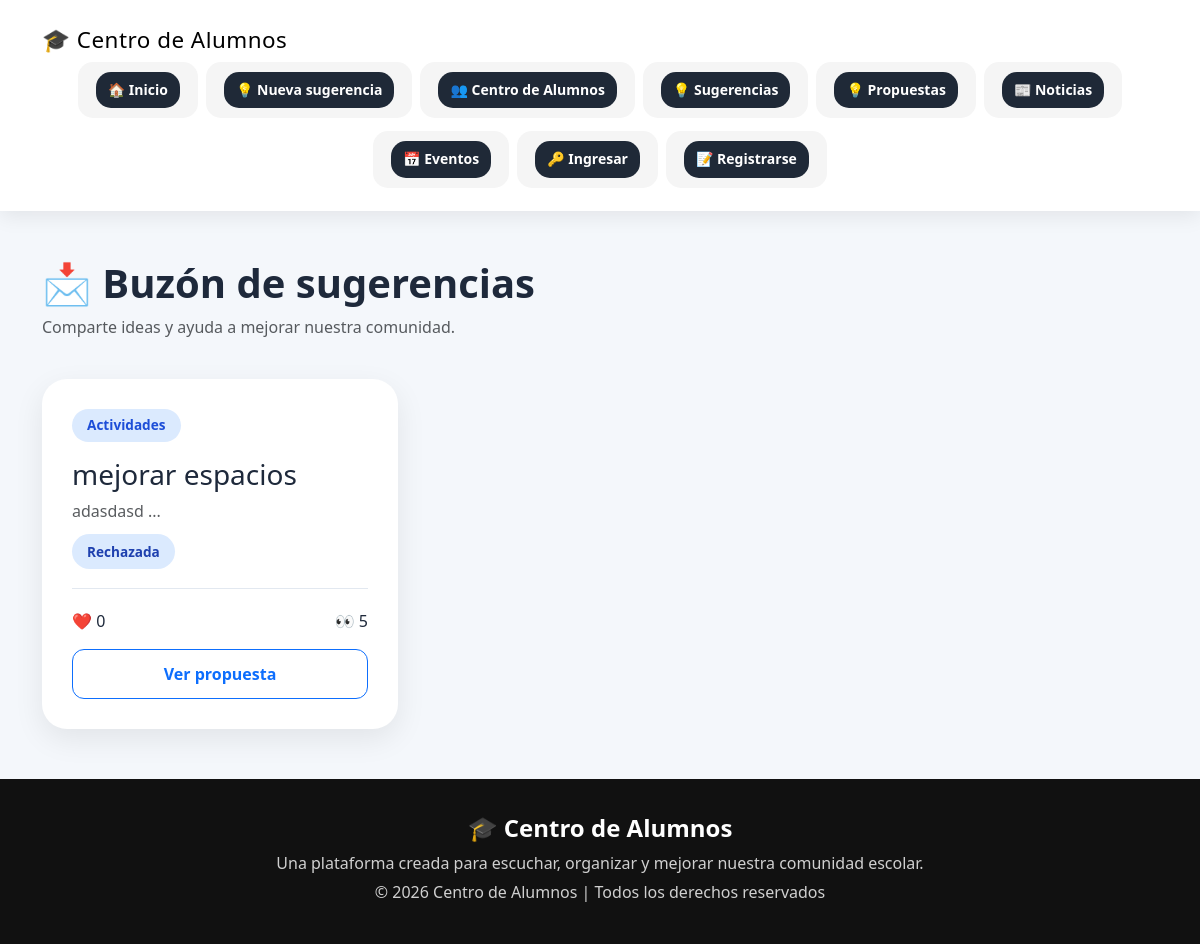
The app's page /sugerencias with its own data.
### models.py (models this page shows)
class Sugerencia(db.Model):
    id = db.Column(
        db.Integer,
        primary_key=True
    )
    titulo = db.Column(
        db.String(200),
        nullable=False
    )
    descripcion = db.Column(
        db.Text,
        nullable=False
    )
    categoria = db.Column(
        db.String(100)
    )
    imagen = db.Column(
        db.String(200)
    )
    estado = db.Column(
        db.String(50),
        default="Pendiente"
    )
    fecha = db.Column(
        db.DateTime,
        default=datetime.utcnow
    )
    vistas = db.Column(
        db.Integer,
        default=0
    )
    usuario_id = db.Column(
        db.Integer,
        db.ForeignKey("usuario.id"),
        nullable=False
    )
    comentarios = db.relationship(
        "Comentario",
        backref="sugerencia",
        lazy=True,
        cascade="all, delete"
    )
    apoyos = db.relationship(
        "Apoyo",
        backref="sugerencia",
        lazy=True,
        cascade="all, delete"
    )
    @property
    def cantidad_apoyos(self):
        return len(self.apoyos)

### routes/sugerencias.py (the view)
@sugerencias.route("/sugerencias")
def lista():
    todas = (
        Sugerencia.query
        .order_by(Sugerencia.fecha.desc())
        .all()
    )
    return render_template(
        "sugerencias.html",
        sugerencias=todas
    )

### templates/sugerencias.html (shortened to what this page needs)
{% extends "base.html" %}
{% block content %}
<section class="container mt-5 mb-5">
<div class="d-flex justify-content-between align-items-center mb-4">
<div>
<h1 class="fw-bold">
📩 Buzón de sugerencias
</h1>
<p class="text-muted">
Comparte ideas y ayuda a mejorar nuestra comunidad.
</p>
</div>
</div>
<div class="row g-4">
{% for sugerencia in sugerencias %}
<div class="col-md-6 col-lg-4">
<div class="suggestion-box">
<span class="category-badge">
{{ sugerencia.categoria }}
</span>
<h3 class="mt-3">
{{ sugerencia.titulo }}
</h3>
<p class="text-muted">
{{ sugerencia.descripcion[:180] }}
...
</p>
<div class="mb-3">
<span class="status status-review">
{{ sugerencia.estado }}
</span>
</div>
<div class="interaction-bar">
<span>
❤️ {{ sugerencia.cantidad_apoyos }}
</span>
<span>
👀 {{ sugerencia.vistas }}
</span>
</div>
<a href="/sugerencias/{{ sugerencia.id }}"
class="btn btn-outline-primary w-100 mt-3">
Ver propuesta
</a>
</div>
</div>
{% else %}
<div class="alert alert-info">
Todavía no hay sugerencias.
</div>
{% endfor %}
</div>
</section>
{% endblock %}

### static/css/style.css (style rules this page uses)
* { margin:0; padding:0; box-sizing:border-box; }
body { font-family: "Segoe UI", Arial, sans-serif; background:#f4f7fb; color:#1e293b; min-height:100vh; }
.btn { border-radius:12px; transition:.3s; }
.suggestion-box { background:white; border-radius:25px; padding:30px; box-shadow: 0 10px 30px rgba(0,0,0,.08); transition:.35s; height:100%; }
.category-badge { display:inline-block; background:#dbeafe; color:#1d4ed8; padding: 6px 15px; border-radius:50px; font-size:.85rem; font-weight:600; }
.status { padding: 6px 15px; border-radius:50px; font-size:.85rem; font-weight:700; }
.status-review { background:#dbeafe; color:#1e40af; }
.interaction-bar { display:flex; justify-content:space-between; align-items:center; margin-top:25px; padding-top:20px; border-top: 1px solid #e2e8f0; }
.card, .stat-card, .dashboard-card, .suggestion-box { animation: aparecer .6s ease; }
html { scroll-behavior:smooth; }
.status { padding:8px 15px; border-radius:20px; font-weight:bold; }
.btn { border-radius: 12px; padding: 12px 25px; font-weight: bold; }

### records on screen
Sugerencia: categoria "Actividades", titulo "mejorar espacios", descripcion "adasdasd", estado "Rechazada", cantidad_apoyos "0", vistas "5"
